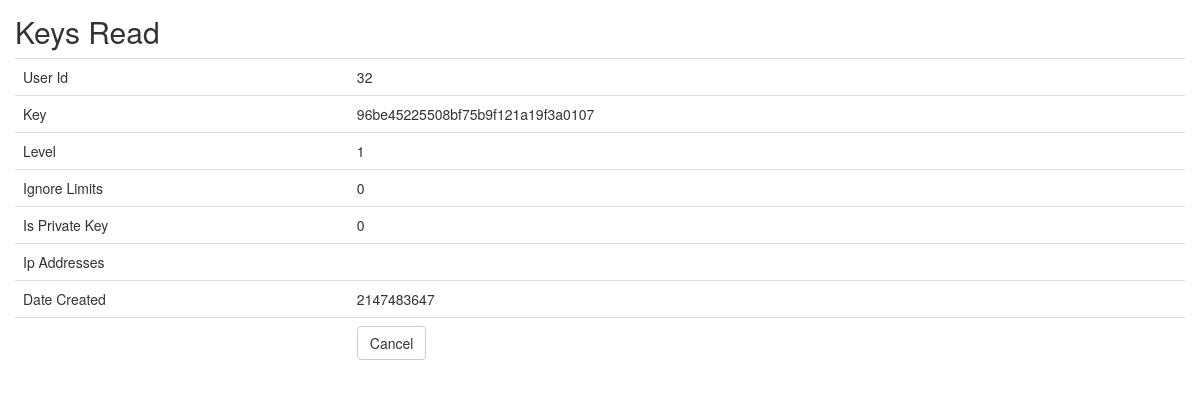
Screenshot of /index.php/keys/read/12 with the database file from the repository.
### tables this page shows
CREATE TABLE `keys` (
  `id` int(11) NOT NULL,
  `user_id` int(11) NOT NULL,
  `key` varchar(40) NOT NULL,
  `level` int(2) NOT NULL DEFAULT 1,
  `ignore_limits` tinyint(1) NOT NULL DEFAULT 0,
  `is_private_key` tinyint(1) NOT NULL DEFAULT 0,
  `ip_addresses` text DEFAULT NULL,
  `date_created` int(11) NOT NULL DEFAULT current_timestamp()
);

### application/controllers/Keys.php (called while the page is built, shortened)
<?php
class Keys extends CI_Controller
{
    function __construct()
    {
        $this->load->model('Keys_model');
        $this->load->library('form_validation');
    }
    public function read($id)
    {
        $row = $this->Keys_model->get_by_id($id);
        if ($row) {
            $data = array(
		'id' => $row->id,
		'user_id' => $row->user_id,
		'key' => $row->key,
		'level' => $row->level,
		'ignore_limits' => $row->ignore_limits,
		'is_private_key' => $row->is_private_key,
		'ip_addresses' => $row->ip_addresses,
		'date_created' => $row->date_created,
	    );
            $this->load->view('keys/keys_read', $data);
        } else {
            $this->session->set_flashdata('message', 'Record Not Found');
            redirect(site_url('keys'));
        }
    }
}

### index.php (called while the page is built, shortened)
<?php
require_once BASEPATH.'core/CodeIgniter.php';

### application/models/Keys_model.php (called while the page is built, shortened)
<?php
class Keys_model extends CI_Model
{
    public $table = 'keys';
    public $id = 'id';
    function get_by_id($id)
    {
        $this->db->where($this->id, $id);
        return $this->db->get($this->table)->row();
    }
}

### application/views/keys/keys_read.php (the view, shortened to what this page needs)
<!doctype html>
<html>
    <head>
        <link rel="stylesheet" href="<?php echo base_url('assets/bootstrap/css/bootstrap.min.css') ?>"/>
    </head>
    <body>
        <h2 style="margin-top:0px">Keys Read</h2>
        <table class="table">
	    <tr><td>User Id</td><td><?php echo $user_id; ?></td></tr>
	    <tr><td>Key</td><td><?php echo $key; ?></td></tr>
	    <tr><td>Level</td><td><?php echo $level; ?></td></tr>
	    <tr><td>Ignore Limits</td><td><?php echo $ignore_limits; ?></td></tr>
	    <tr><td>Is Private Key</td><td><?php echo $is_private_key; ?></td></tr>
	    <tr><td>Ip Addresses</td><td><?php echo $ip_addresses; ?></td></tr>
	    <tr><td>Date Created</td><td><?php echo $date_created; ?></td></tr>
	    <tr><td></td><td><a href="<?php echo site_url('keys') ?>" class="btn btn-default">Cancel</a></td></tr>
	</table>
        </body>
</html>

### application/views/keys/keys_read.php (style rules this page uses)
body { padding: 15px; }

### rows the page displays
keys: user "32", key "96be45225508bf75b9f121a19f3a0107", level "1", ignore_limits "0", is_private_key "0", date_created "2147483647"
